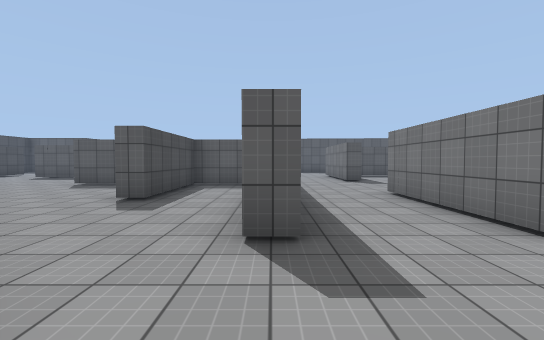
View 1 (above)

24 first-person views from a walk through a scene from a Unity 3-D project. The camera is 1.4 m above the floor, tilts 2° down and sees 90° across. The floor is counted in squares, 2 m on a side. Each view is taken from the middle of a square. On the plan, view 1 faces up. The plan holds only what a view shows up to about 9 squares ahead; the rest is blank. The place goes on beyond the plan. Some animated figures are not drawn. Surface patterns are stand-ins for the level's own textures.

View 2
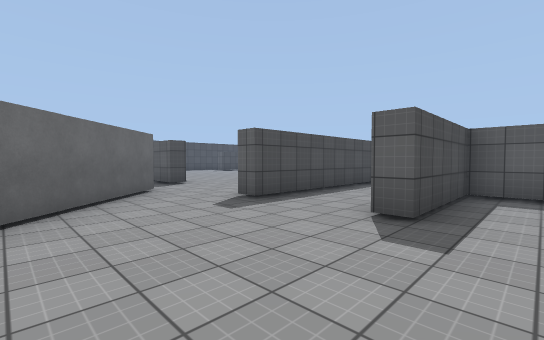

View 3
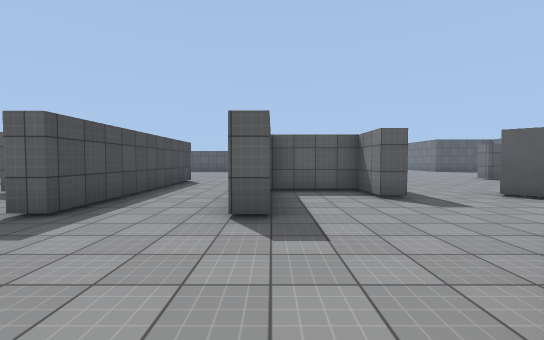

View 4
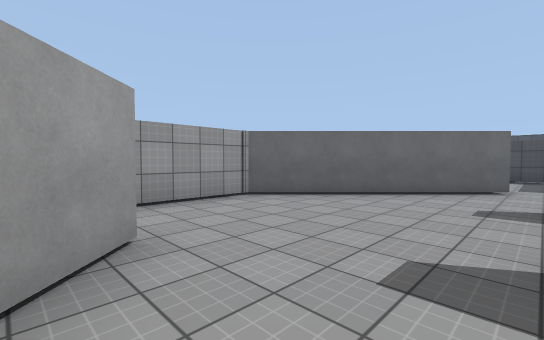

View 5
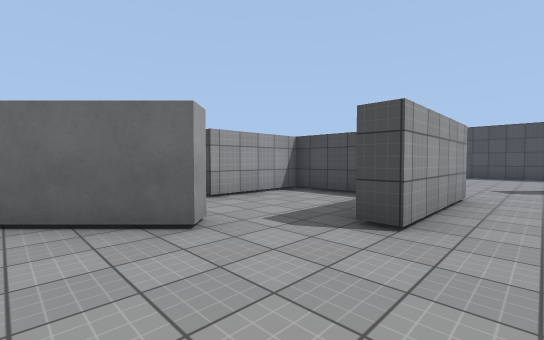

View 6
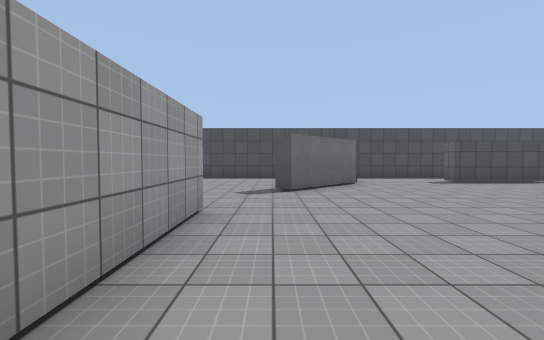

View 7
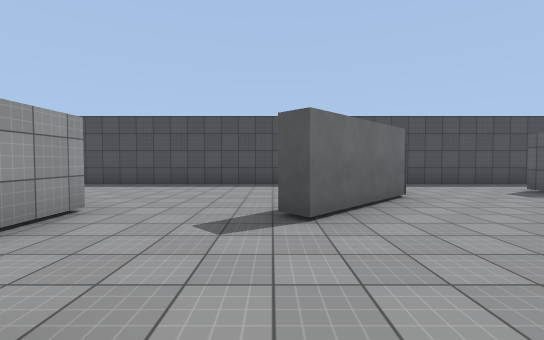

View 8
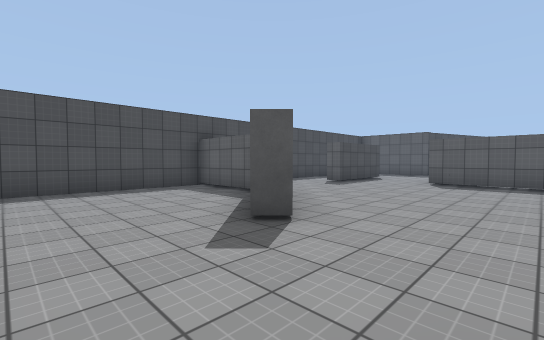

View 9
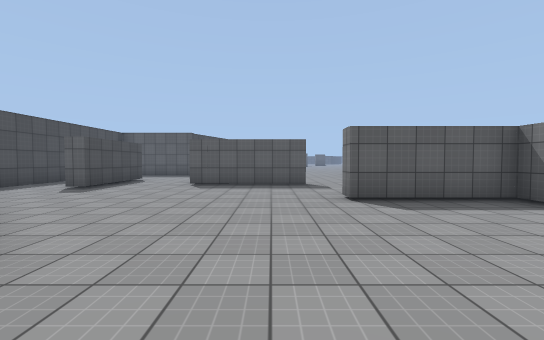

View 10
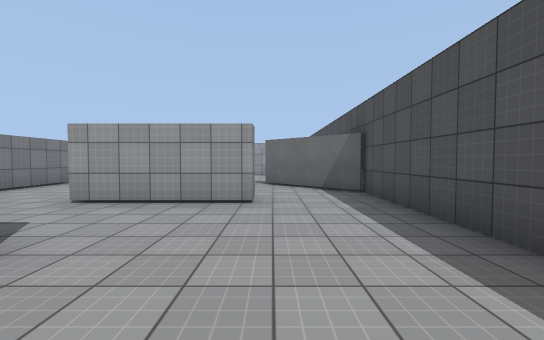

View 11
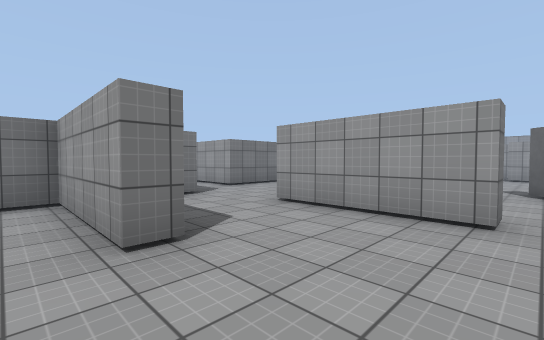

View 12
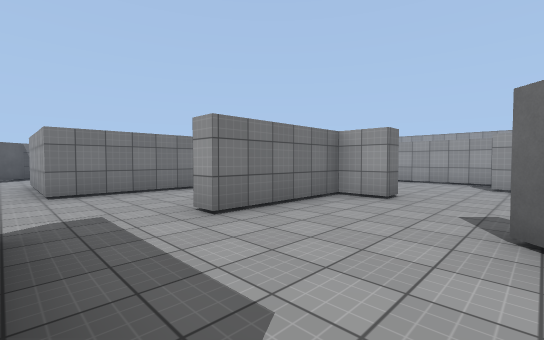

View 13
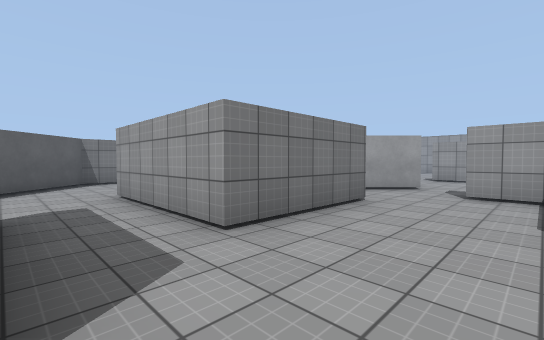

View 14
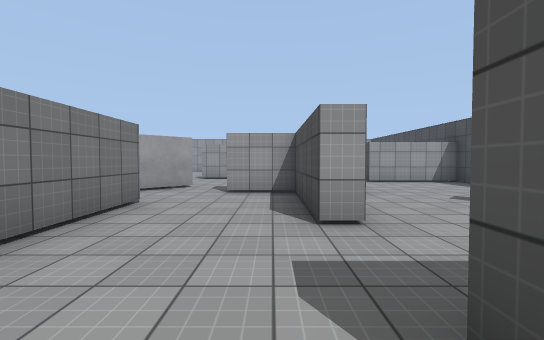

View 15
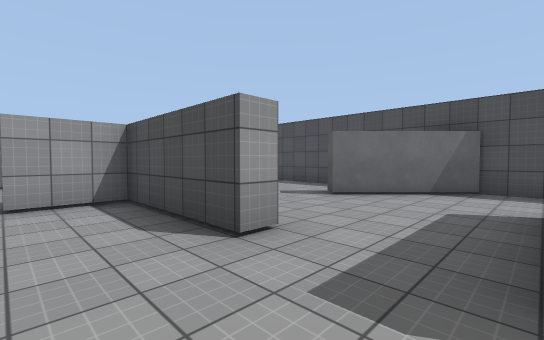

View 16
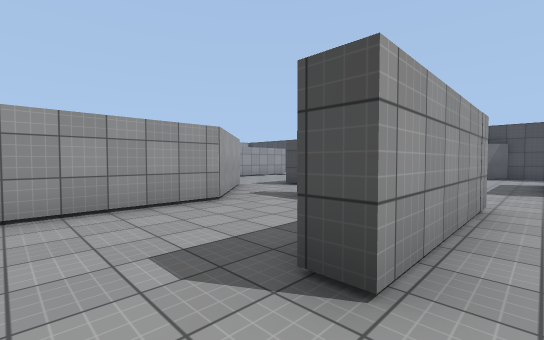

View 17
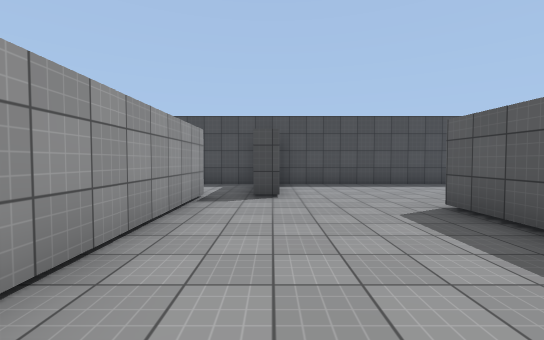

View 18
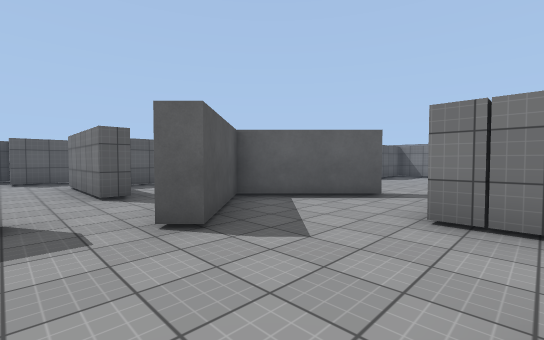

View 19
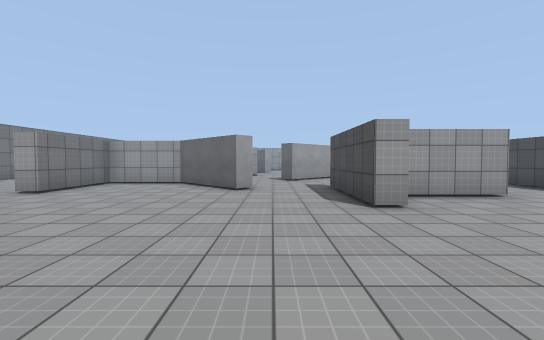

View 20
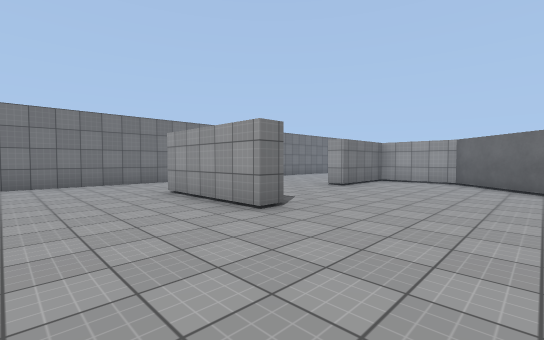

View 21
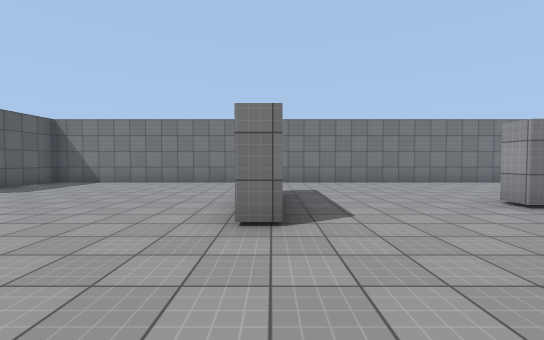

View 22
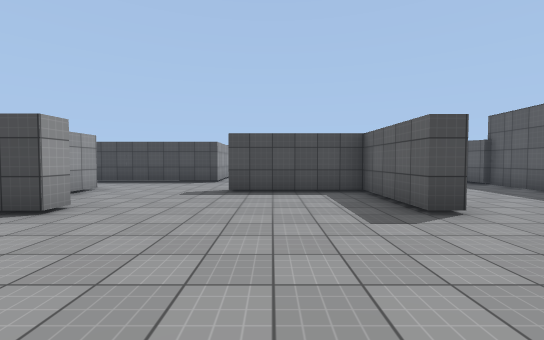

View 23
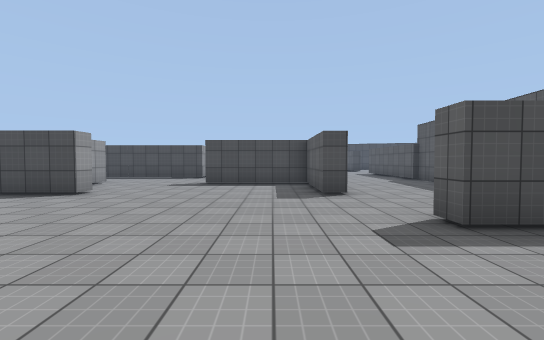

View 24
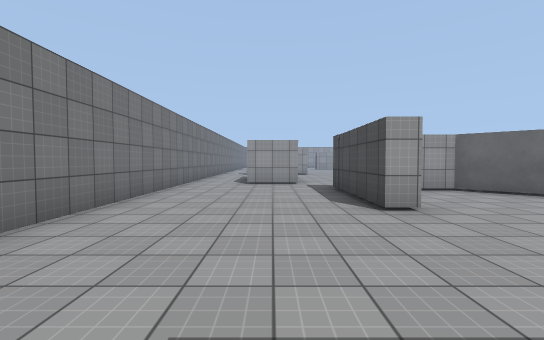

### Floor plan
Points are (right, up) in squares from view 1. A wall is a line through its corners. A room is listed if a view was taken in it or the views show most of it. See-through windows are left out.
Room 1 (views 1, 2, 3, 4, 5, 6)
walls: (-2.8, 1.1) (-2.4, 1.5) (1.4, -2.3) (3.6, -2.3); (4.1, -0.5) (5.1, 0.5); (0.2, 6.5) (0.2, 2.3) (-0.4, 2.3); (-3.8, 3) (-3.8, 2.5) (-5, 2.5); (5.5, 5.5) (5.5, 4) (5, 4) (5, 5.3) (3, 5.3) (3, 2.3) (2.5, 2.3) (2.5, 5.8); (-0.8, 7.7) (-2.3, 7.7) (-2.3, 4.7) (-2.8, 4.7); (8, 3.8) (7.5, 4.3); (-6.3, 2) (-6.3, -0.4) (-3.8, -0.4)
ways out: opening at (-3, 4.5) to room 2; opening at (-3, 0) to room 5; opening at (6.5, 4.5) to room 6; opening at (1.5, 6) to room 7; opening at (5.8, 0.5)
Room 2 (views 7, 8, 9)
walls: (-11.2, 6.5) (-9.1, 4.4) (-9.5, 4.1); (-6.9, 3) (-3.8, 3); (-6, 10.7) (-9.4, 10.7); (-9.8, 1.4) (-6.8, 1.4) (-6.8, 2.1); (-2.7, 7.2) (-2.7, 7.7) (-5.8, 7.7) (-5.8, 8.2); (-11.7, 12.8) (-11.7, 9.8) (-12.2, 9.8); (-14, 12) (-14, 7.9)
ways out: opening at (-3, 4.5) to room 1; opening at (-10, 2.5) to room 3; opening at (-10.5, 11.5); opening at (-6.5, 9.5)
Room 3 (views 10, 11)
walls: (-9.8, 0.8) (-9.8, 1.4); (-11.7, -1.4) (-9.6, -1.4); (-11.8, 6.1) (-14, 6.1) (-14, -1.6)
ways out: opening at (-10, 2.5) to room 2; opening at (-12.5, -2) to room 4; opening at (-9, -0.5) to room 4
Room 4 (views 12, 13, 14, 15, 17, 18)
walls: (-8.5, -7.4) (-10, -7.4) (-10, -6.9) (-9, -6.9) (-9, -3.9) (-8.5, -3.9) (-8.5, -6.9) (-7, -6.9) (-7, -7.5); (-5.2, -5.6) (-5.8, -5.6) (-5.8, -2.6) (-3.5, -2.6); (-3.7, -6.7) (-5.5, -8.6) (-5.9, -8.2) (-3.8, -6.1); (-9.6, -1.4) (-8.6, -1.4); (-11.7, -2) (-11.7, -1.4); (-5.5, -0.9) (-6.9, -0.9); (-14, -4.8) (-14, -9.9) (-11.2, -9.9) (-11.2, -10.4); (-11.4, -11.3) (-5.5, -11.3); (-3.7, -11.1) (-3.7, -10); (-14, -1.6) (-14, -2.8) (-11.8, -5) (-12.2, -5.4); (-14, -10.5) (-14, -12)
ways out: opening at (-12.5, -2) to room 3; opening at (-9, -0.5) to room 3; opening at (-4.5, -2) to room 5; opening at (-4, -6) to room 5; opening at (-12.5, -12); opening at (-2.5, -9)
Room 5 (view 16)
walls: (-3.5, -2.6) (-2.3, -2.6) (-2.3, -3.1); (-3.8, -3.1) (-4.5, -3.1); (1, -3.5) (1, -2.6) (-0.6, -0.9); (-3.8, -6.1) (-0.9, -6.1)
ways out: opening at (-3, 0) to room 1; opening at (-4.5, -2) to room 4; opening at (-4, -6) to room 4
Room 6 (views 19, 20, 21, 22, 23, 24)
walls: (10.9, 8.9) (10.9, 9.4) (13.9, 9.4); (7.5, 4.3) (7.8, 4.7) (9.8, 2.7) (11.9, 2.7) (11.9, 5.3) (12.4, 5.3) (12.4, 2.1); (5, 7) (5.5, 7) (5.5, 5.5); (8.3, 13.9) (8.3, 12.9) (7.8, 12.9); (5.5, 12.6) (5.5, 12) (3, 12) (3, 9); (13.1, 1) (14.8, 1); (16.6, 0) (16.6, 14.5)
ways out: opening at (6.5, 4.5) to room 1; opening at (4.5, 8.5) to room 7; opening at (3, 13.5); opening at (13, 1)
Room 7 (no view inside)
walls: (2.5, 5.8) (4.4, 5.8); (0.2, 8.2) (0.2, 6.5)
ways out: opening at (1.5, 6) to room 1; opening at (4.5, 8.5) to room 6; opening at (1.7, 9)

Where each view was taken, in squares from view 1:
view 1: 0 up, 0 right, facing up
view 2: 1 down, 4 right, facing up-left
view 3: 1 down, 3 right, facing up
view 4: 2 up, 5 right, facing down-left
view 5: 4 up, 1 left, facing down-left
view 6: 4 up, 3 left, facing left
view 7: 4 up, 6 left, facing left
view 8: 2 up, 7 left, facing up-left
view 9: 3 up, 7 left, facing up
view 10: 3 up, 12 left, facing down
view 11: 2 up, 12 left, facing down-right
view 12: 2 down, 12 left, facing down-right
view 13: 1 down, 8 left, facing down-right
view 14: 1 down, 8 left, facing down
view 15: 2 down, 7 left, facing down-left
view 16: 2 down, 1 left, facing down-left
view 17: 10 down, 6 left, facing left
view 18: 11 down, 7 left, facing up-right
view 19: 11 up, 7 right, facing down
view 20: 12 up, 8 right, facing down-right
view 21: 9 up, 8 right, facing right
view 22: 10 up, 9 right, facing left
view 23: 11 up, 11 right, facing left
view 24: 9 up, 14 right, facing down
